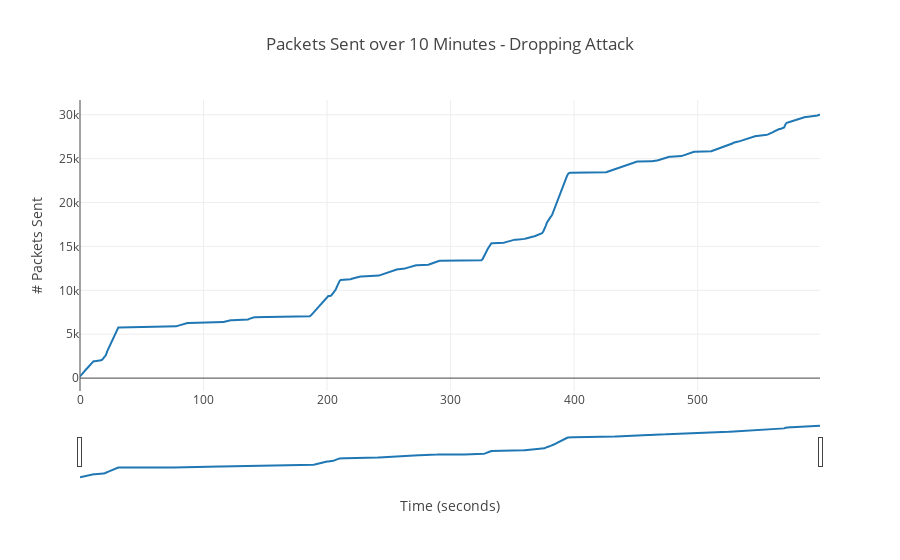

The notebook cell saved with this chart:
### Code cell
data = [go.Scatter(
          x=np.arange(0, 600),
          y=getPacketsSent(df_drop))]

layout = dict(
    title="Packets Sent over 10 Minutes - Dropping Attack",
    xaxis=dict(
        title='Time (seconds)',
        rangeslider=dict(
            visible = True
        )
    ), 
    yaxis=dict(
        title='# Packets Sent'
    )
)

iplot(dict(data=data, layout=layout))

### Figure 1 — Plotly figure (JSON) as saved in the notebook; plotly's stock layout.template omitted (floating-point values rounded to 4 significant figures; data arrays with more than 128 entries replaced by an {"elided": "..."} marker saying what was removed)
{"data": [{"type": "scatter", "uid": "8bc701d1-74e9-4d9b-b16c-de99bca0521d", "x": {"elided": "600 int values"}, "y": {"elided": "600 int values"}}], "layout": {"title": {"text": "Packets Sent over 10 Minutes - Dropping Attack"}, "xaxis": {"rangeslider": {"visible": true}, "title": {"text": "Time (seconds)"}}, "yaxis": {"title": {"text": "# Packets Sent"}}}}
